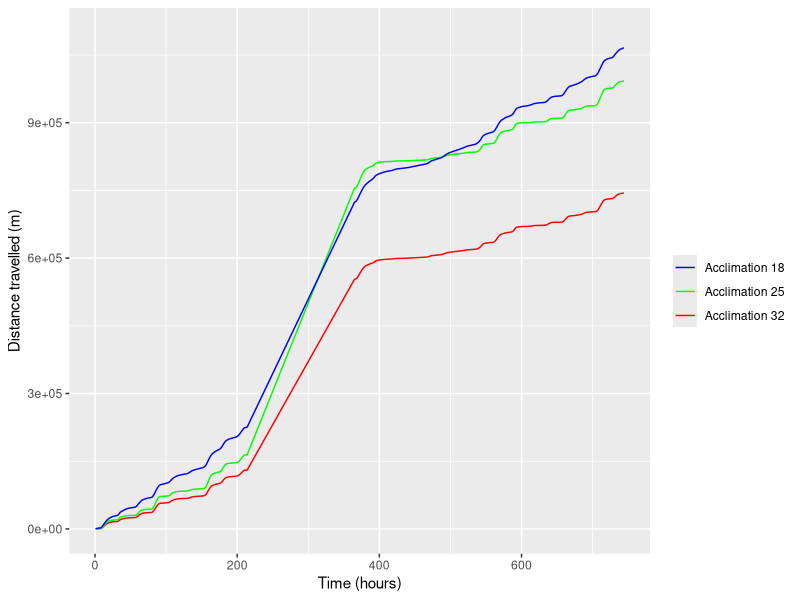
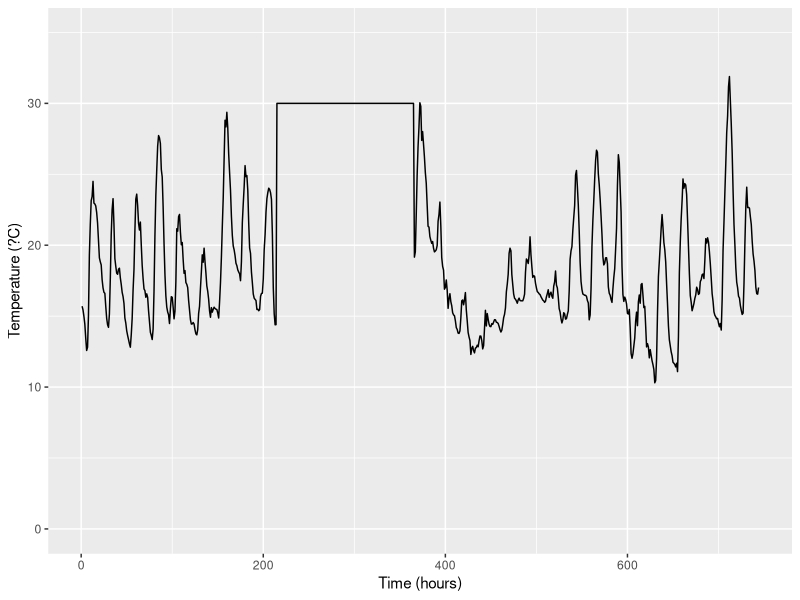
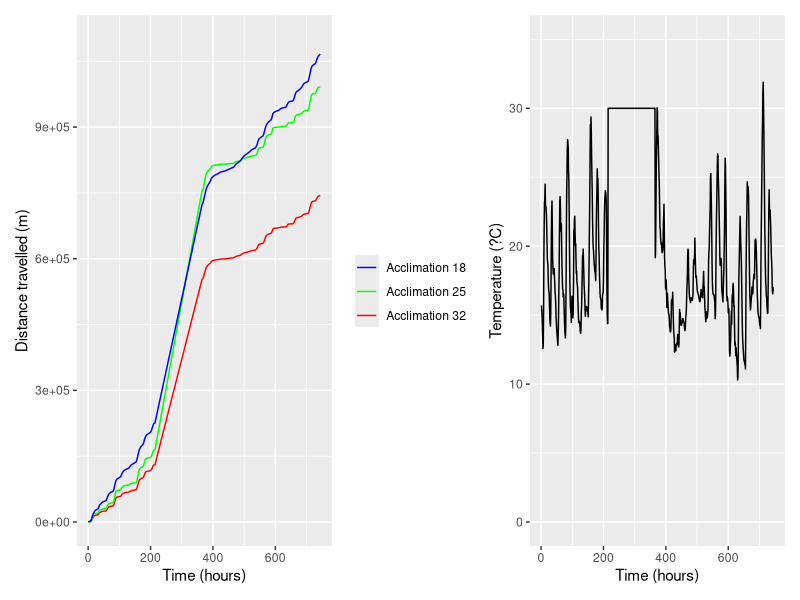

The R source for these figures, in order:
setwd("Documents/R/Movement rate modeling/Spread rate_cold and warm spells/Data/")

#Install Packages 
install.packages("ggplot2")
install.packages("patchwork")

#Load Packages 
library(ggplot2)
library(patchwork)

#Load January warm spell data 
df <- read.csv("Spread_rate_Jan_warm_spell.csv", header = TRUE, sep=";")

df$Acclimation <- as.character(df$Acclimation)  

df18 <- subset(df, Acclimation == 18)

df25 <- subset(df, Acclimation == 25)

df32 <- subset(df, Acclimation == 32)

#Plot January with warm spell distance travelled data (Grabouw)

p1 <- ggplot()+
  geom_line(data=df32, aes(x=Time, y=Distance_travelled_acc, color="Acclimation 32"))+
  geom_line(data=df25, aes(x=Time, y=Distance_travelled_acc, color="Acclimation 25"))+
  geom_line(data=df18, aes(x=Time, y=Distance_travelled_acc, color="Acclimation 18"))+
  labs(y = 'Distance travelled (m)',
       x= 'Time (hours)',
       color = "")+
  scale_colour_manual(values = c("blue", "green", "red"))+
theme(legend.title = element_text("Acclimation"))+
  ylim(0, 1100000)

#View plot
p1

#Plot temperature over time data for January with warm spell (Grabouw)
p2 <- ggplot()+
  geom_line(data=df, aes(x=Time, y=Temp))+
  labs(y = 'Temperature (?C)',
       x= 'Time (hours)')+
  ylim(0,35)

#View plot 
p2

#Combine plots 
p1+p2

#Save plots: Size 850 width, do not keep aspect ratio


  
